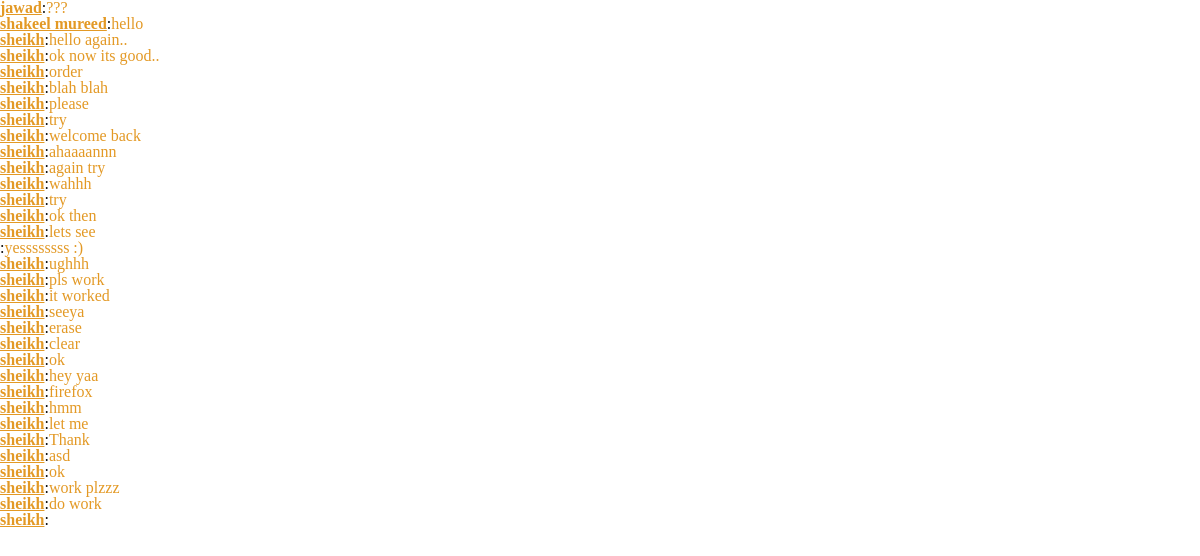
Page /user_diary/admin/insert_chat.php on the committed database.
### tables this page shows
CREATE TABLE IF NOT EXISTS `chat` (
  `id` int(25) NOT NULL,
  `name` varchar(255) NOT NULL,
  `message` varchar(255) NOT NULL
);

### user_diary/admin/insert_chat.php (the view, shortened to what this page needs)
<?php
$con=mysqli_connect("localhost","root","","userdiary");
$sel="SELECT * FROM `chat` ORDER BY `id` DESC";
$que=mysqli_query($con,$sel);
while($res=mysqli_fetch_assoc($que)){
	echo "<span class='user-name'> <b><u>".$res['name']."</u></b></span>:". "<span class='messages'>".$res['message']."</span><br>";
	}
?>
<!DOCTYPE html PUBLIC "-//W3C//DTD XHTML 1.0 Transitional//EN" "http://www.w3.org/TR/xhtml1/DTD/xhtml1-transitional.dtd">
<html xmlns="http://www.w3.org/1999/xhtml">
<head>
<link rel="stylesheet" type="text/css" href="css/style.css">
</head>
<body>
</body>
</html>

### user_diary/admin/css/style.css (style rules this page uses)
html, body, div, span, applet, object, iframe, h1, h2, h3, h4, h5, h6, p, blockquote, pre, a, abbr, acronym, address, big, cite, code, del, dfn, em, img, ins, kbd, q, s, samp, small, strike, strong, sub, sup, tt, var, b, u, i, center, dl, dt, dd, ol, ul, li, fieldset, form, label, legend, table, caption, tbody, tfoot, thead, tr, th, td, article, aside, canvas, details, embed, figure, figcaption, footer, header, hgroup, menu, nav, output, ruby, section, summary, time, mark, audio, video { margin: 0; padding: 0; border: 0; font-size: 100%; font: inherit; vertical-align: baseline; }
body { line-height: 1; }
html,body,div,span,applet,object,iframe,h1,h2,h3,h4,h5,h6,p,blockquote,pre,a,abbr,acronym,address,big,cite,code,del,dfn,em,img,ins,kbd,q,s,samp,small,strike,strong,sub,sup,tt,var,b,u,i,center,dl,dt,dd,ol,ul,li,fieldset,form,label,legend,table,caption,tbody,tfoot,thead,tr,th,td,article,aside,canvas,details,embed,figure,figcaption,footer,header,hgroup,menu,nav,output,ruby,section,summary,time,mark,audio,video { border:0;font-size:100%;font:inherit;vertical-align:baseline;margin:0;padding:0 }
body { line-height:1 }
.user-name { text-align:center; }
.user-name { color:#e39925;font-weight:bold; }
.messages { color:#e39925; }

### rows in the picture
chat: name "jawad", message "???"
chat: name "shakeel mureed", message "hello"
chat: name "sheikh", message "hello again.."
chat: name "sheikh", message "ok now its good.."
chat: name "sheikh", message "order"
chat: name "sheikh", message "blah blah"
chat: name "sheikh", message "please"
chat: name "sheikh", message "try"
chat: name "sheikh", message "welcome back"
chat: name "sheikh", message "ahaaaannn"
chat: name "sheikh", message "again try"
chat: name "sheikh", message "wahhh"
chat: name "sheikh", message "try"
chat: name "sheikh", message "ok then"
chat: name "sheikh", message "lets see"
chat: message "yessssssss :)"
chat: name "sheikh", message "ughhh"
chat: name "sheikh", message "pls work"
chat: name "sheikh", message "it worked"
chat: name "sheikh", message "seeya"
chat: name "sheikh", message "erase"
chat: name "sheikh", message "clear"
chat: name "sheikh", message "ok"
chat: name "sheikh", message "hey yaa"
chat: name "sheikh", message "firefox"
chat: name "sheikh", message "hmm"
chat: name "sheikh", message "let me"
chat: name "sheikh", message "Thank"
chat: name "sheikh", message "asd"
chat: name "sheikh", message "ok"
chat: name "sheikh", message "work plzzz"
chat: name "sheikh", message "do work"
chat: name "sheikh"
